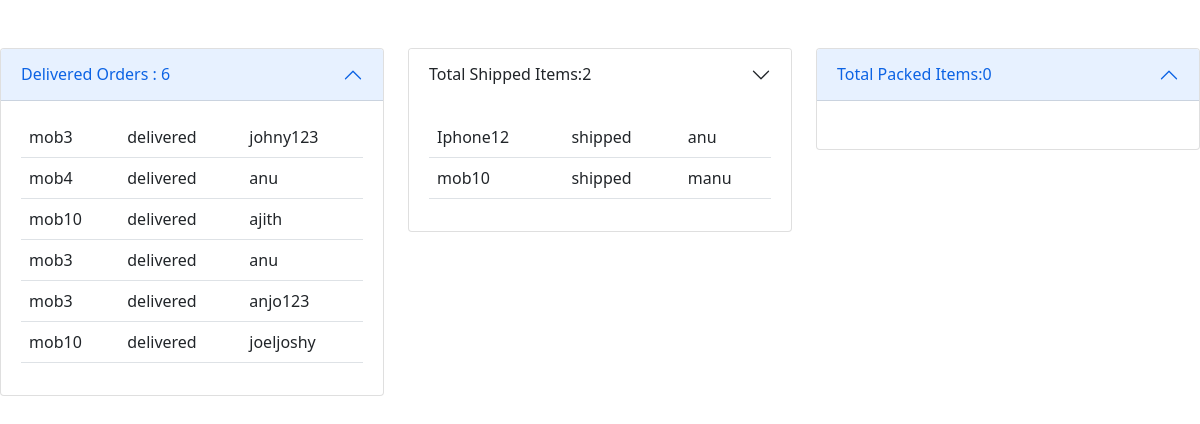
Screenshot of /seller/orders/count with the database file from the repository.
### customer/models.py (models this page shows)
class Orders(models.Model):
    product=models.ForeignKey(Products,on_delete=models.CASCADE)
    user=models.CharField(max_length=120)
    address=models.TextField()
    seller = models.CharField(max_length=250,default=None)
    options=(
        ('pending','pending'),
        ("ordered","ordered"),
        ("packed","packed"),
        ("shipped","shipped"),
        ("delivered","delivered"),
        ("cancelled","cancelled")
    )
    quantity = models.IntegerField(default=1)
    status=models.CharField(max_length=120,choices=options,default="pending")
    date=models.DateField(auto_now=True)

### seller/models.py (models this page shows, shortened)
class Products(models.Model):
    user = models.ForeignKey(User,on_delete=models.CASCADE)
    product_name = models.CharField(max_length=250)
    image = models.ImageField(upload_to='images')
    description = models.TextField()
    price = models.FloatField()
    stock = models.IntegerField()
    category = models.CharField(max_length=50)
    brand = models.CharField(max_length=50)
    ram = models.CharField(max_length=50)
    storage = models.CharField(max_length=50)
    color = models.CharField(max_length=50)
    offer = models.FloatField()

### seller/views.py (the view)
# urls.py: path('orders/count',views.OrderCount.as_view(),name='ordercount')
class OrderCount(TemplateView):
    template_name = 'ordercount.html'
    model = Orders
    def get_context_data(self, **kwargs):
        context = super().get_context_data(**kwargs)
        count = self.model.objects.filter(status='delivered').count()
        context['order_count'] = count
        context['orders'] = self.model.objects.filter(status='delivered')
        shipped = self.model.objects.filter(status='shipped')
        context['orders_shipped'] = shipped
        context['orders_shipped_count'] = shipped.count()
        packed = self.model.objects.filter(status='packed')
        context['orders_packed'] = packed
        context['orders_packed_count'] = packed.count()
        return context

### seller/templates/ordercount.html (shortened to what this page needs)
<!DOCTYPE html>
<html lang="en">
<head>
    <link href="https://cdn.jsdelivr.net/npm/bootstrap@5.1.0/dist/css/bootstrap.min.css" rel="stylesheet">
</head>
<body>
<div class="row mt-5">
    <div class="col-4">
        <div class="accordion-item">
    <h2 class="accordion-header" id="headingOne">
      <button class="accordion-button" type="button" data-bs-toggle="collapse" data-bs-target="#collapseOne" aria-expanded="true" aria-controls="collapseOne">
        Delivered Orders : {{order_count}}
      </button>
    </h2>
    <div id="collapseOne" class="accordion-collapse  " aria-labelledby="headingOne" data-bs-parent="#accordionExample">
      <div class="accordion-body">
          <table class="table">
              {%for order in orders%}
                <tr>
                    <td>{{order.product.product_name}}</td>
                    <td>{{order.status}}</td>
                    <td>{{order.user}}</td>
                </tr>
              {%endfor%}
          </table>
      </div>
    </div>
  </div>
    </div>
    <div class="col-4">
        <div class="accordion-item">
    <h2 class="accordion-header" id="headingTwo">
      <button class="accordion-button collapsed" type="button" data-bs-toggle="collapse" data-bs-target="#collapseTwo" aria-expanded="false" aria-controls="collapseTwo">
        Total Shipped Items:{{orders_shipped_count}}
      </button>
    </h2>
    <div id="collapseTwo" class="accordion-collapse " aria-labelledby="headingTwo" data-bs-parent="#accordionExample">
      <div class="accordion-body">
         <table class="table">
              {%for order in orders_shipped%}
                <tr>
                    <td>{{order.product.product_name}}</td>
                    <td>{{order.status}}</td>
                    <td>{{order.user}}</td>
                </tr>
              {%endfor%}
          </table>
      </div>
    </div>
  </div>
    </div>
 <div class="col-4">
        <div class="accordion-item">
    <h2 class="accordion-header" id="headingThree">
      <button class="accordion-button " type="button" data-bs-toggle="collapse" data-bs-target="#collapseThree" aria-expanded="false" aria-controls="collapseThree">
        Total Packed Items:{{orders_packed_count}}
      </button>
    </h2>
    <div id="collapseThree" class="accordion-collapse " aria-labelledby="headingThree" data-bs-parent="#accordionExample">
      <div class="accordion-body">
      </div>
    </div>
  </div>
    </div>
</div>
</body>
</html>

### rows the page displays
Orders: product.product_name "mob3", status "delivered", user "johny123"
Orders: product.product_name "mob4", status "delivered", user "anu"
Orders: product.product_name "mob10", status "delivered", user "ajith"
Orders: product.product_name "mob3", status "delivered", user "anu"
Orders: product.product_name "mob3", status "delivered", user "anjo123"
Orders: product.product_name "mob10", status "delivered", user "joeljoshy"
Orders: product.product_name "Iphone12", status "shipped", user "anu"
Orders: product.product_name "mob10", status "shipped", user "manu"

### other values shown
{{ order_count }} "6"
{{ orders_shipped_count }} "2"
{{ orders_packed_count }} "0"
